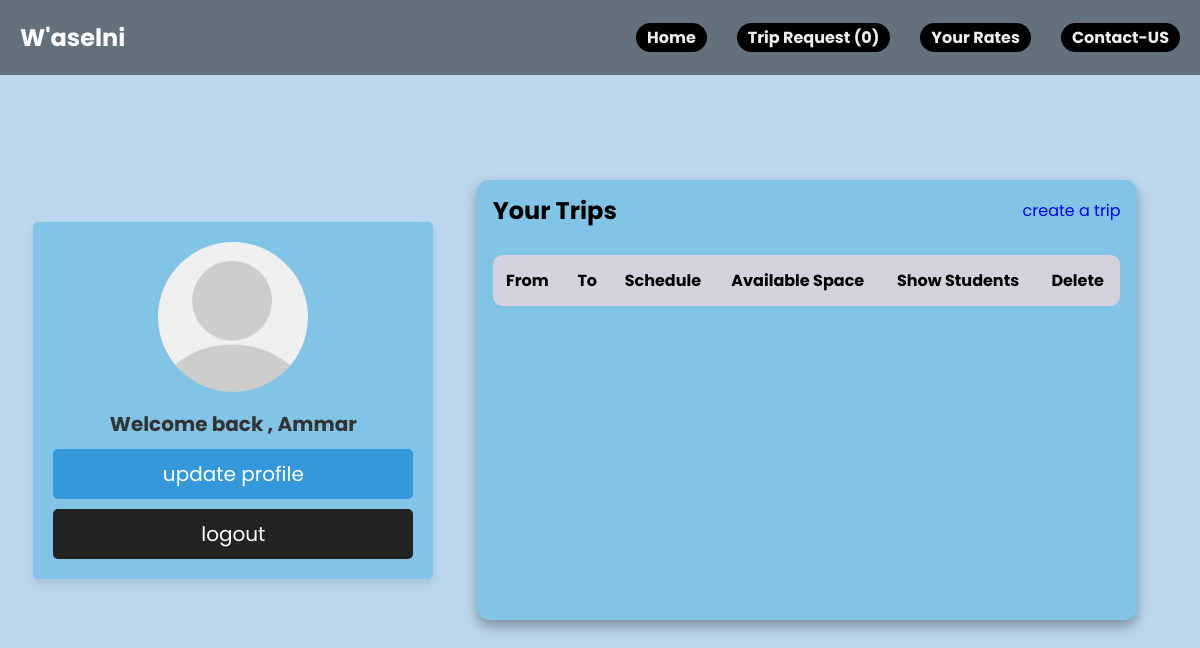
The app's page /driverPages/profileDriver.php (signed in), older data.
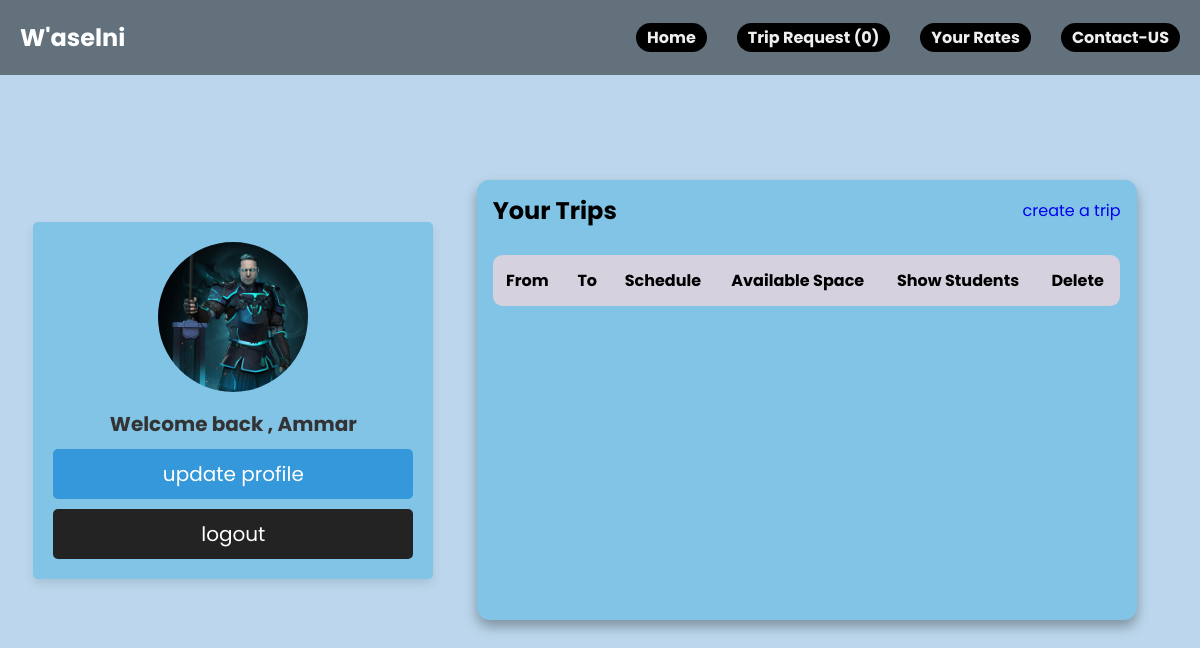
The same page, newer data.
### tables this page shows
CREATE TABLE `user` (
  `id` int(11) NOT NULL,
  `username` varchar(30) NOT NULL,
  `gender` varchar(30) NOT NULL,
  `password` varchar(30) NOT NULL,
  `role` varchar(30) NOT NULL,
  `email` varchar(30) NOT NULL,
  `Description` varchar(500) DEFAULT NULL,
  `locationID` int(11) DEFAULT NULL,
  `image` varchar(200) DEFAULT NULL
);

### driverPages/home.php (the view, shortened to what this page needs)
<?php
include('../connection.php');
?>
<head>
   <link rel="stylesheet" href="./withprofile/css/stylee.css">
</head>
      <div class="profile">
         <?php
         $user_id =$_SESSION['id'];
            $query =  "SELECT * FROM `user` WHERE id = '$user_id'";
            $res = mysqli_query($conn,$query);
            $userData = mysqli_fetch_array($res);
            $image = './withprofile/uploaded_img/'.$userData['image'];
            if($userData['image'] == NULL){
               echo '<img src="images/default-avatar.png">';
            }else{
               echo "<img src=".$image." alt=userImage>";
            }
            ?>
         <h3> Welcome back , <?php echo $userData['username']; ?></h3>
         <a href="./withprofile/profile.php" class="btn">update profile</a>
         <a href="home.php?logout=<?php  ?>" class="delete-btn">logout</a>
      </div>

Row changes from the older to the newer data that the page shows:
changed user "Ammar": image: picture added
